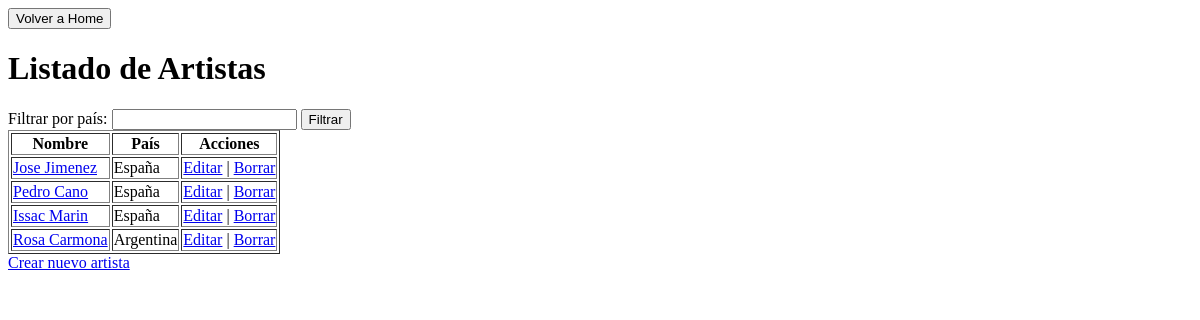
Page /artists/ on the earlier database version.
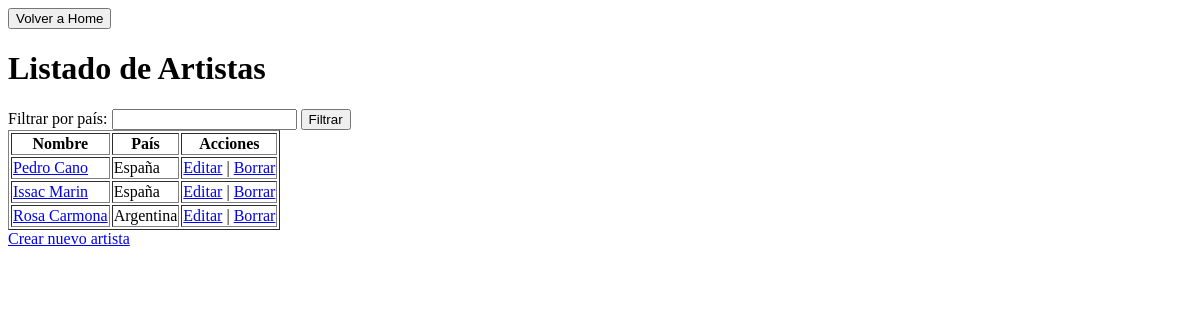
Same page on the later database version.
### flora/models.py (models this page shows, shortened)
class Artist(models.Model):
    name = models.CharField(max_length=200)
    country= models.CharField(max_length=200)
    short_bio= models.TextField()
    website= models.URLField()

### flora/views.py (the view)
# urls.py: path('artists/', views.artist_list, name='artist_list'),
def artist_list(request):
    country = request.GET.get('country', '').strip()
    if country:
        artists = Artist.objects.filter(country__icontains=country)
    else:
        artists = Artist.objects.all()
    return render(request, 'artist_list.html', {'artists': artists, 'country': country})

### flora/templates/artist_list.html (shortened to what this page needs)
<!DOCTYPE html>
<html lang="es">
<head>
</head>
<body>
    <a href="{% url 'home' %}">
        <button type="button">Volver a Home</button>
    </a>
    <h1>Listado de Artistas</h1>
    <form method="get" action="{% url 'artist_list' %}">
        <label for="country">Filtrar por país:</label>
        <input type="text" name="country" id="country" value="{{ country }}">
        <button type="submit">Filtrar</button>
    </form>
    <table border="1">
        <tr>
            <th>Nombre</th>
            <th>País</th>
            <th>Acciones</th>
        </tr>
        {% for artist in artists %}
        <tr>
            <td><a href="{% url 'artist_detail' artist.id %}">{{ artist.name }}</a></td>
            <td>{{ artist.country }}</td>
            <td>
                <a href="{% url 'artist_edit' artist.id %}">Editar</a> |
                <a href="{% url 'artist_delete' artist.id %}">Borrar</a>
            </td>
        </tr>
        {% empty %}
        <tr>
            <td colspan="3">No hay artistas registrados.</td>
        </tr>
        {% endfor %}
    </table>
    <a href="{% url 'artist_create' %}">Crear nuevo artista</a>
</body>
</html>

Differences in the rows shown:
removed Artist: name "Jose Jimenez", country "España"
